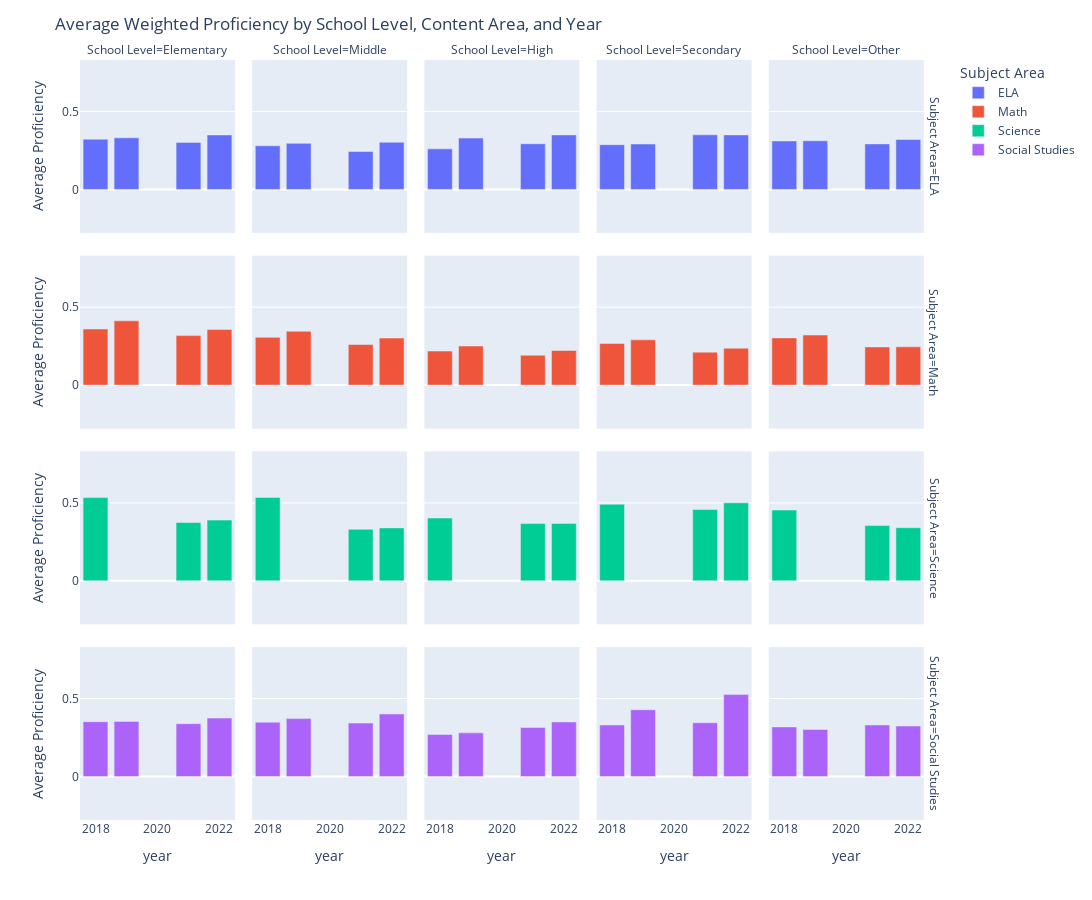

The notebook cell saved with this chart:
### Code cell
# Calculate average proficiency per school level, content area, and year
average_proficiency = weighted_assessments.groupby(['school_lvl', 'subject_area', 'year'])['pct_met_exceeded'].mean().reset_index()

# Define subject_area
subject_area = weighted_assessments['subject_area'].unique().tolist()

# Reorder scool levels
school_lvl_order = ['Elementary', 'Middle', 'High', 'Secondary', 'Other']

# Create bar plot
fig = px.bar(average_proficiency, x='year', y='pct_met_exceeded', color='subject_area',
             facet_row='subject_area', facet_col='school_lvl',
             category_orders={'subject_area': subject_area, 'school_lvl': school_lvl_order},
             labels={'pct_met_exceeded': 'Average Proficiency',
                     'school_lvl': 'School Level',
                     'subject_area': 'Subject Area'})

# Update layout
fig.update_layout(
    title='Average Weighted Proficiency by School Level, Content Area, and Year',
   autosize=True,
    width=1200,
    height=900,
)

# Update the graph size to 50% Larger
fig.update_layout(
    autosize=True,
    width=1200,
    height=900,
)

# Show the figure
fig.show()

### Figure 1 — Plotly figure (JSON) as saved in the notebook; plotly's stock layout.template omitted (floating-point values rounded to 4 significant figures)
{"data": [{"alignmentgroup": "True", "hovertemplate": "Subject Area=ELA<br>School Level=Elementary<br>year=%{x}<br>Average Proficiency=%{y}<extra></extra>", "legendgroup": "ELA", "marker": {"color": "#636efa", "pattern": {"shape": ""}}, "name": "ELA", "offsetgroup": "ELA", "orientation": "v", "showlegend": true, "textposition": "auto", "type": "bar", "x": [2018, 2019, 2021, 2022, "intra", "lvpp", "pre-post"], "xaxis": "x16", "y": [0.3221, 0.3308, 0.3016, 0.3494, 0.05133, -0.02861, 0.3827], "yaxis": "y16"}, {"alignmentgroup": "True", "hovertemplate": "Subject Area=ELA<br>School Level=Middle<br>year=%{x}<br>Average Proficiency=%{y}<extra></extra>", "legendgroup": "ELA", "marker": {"color": "#636efa", "pattern": {"shape": ""}}, "name": "ELA", "offsetgroup": "ELA", "orientation": "v", "showlegend": false, "textposition": "auto", "type": "bar", "x": [2018, 2019, 2021, 2022, "intra", "lvpp", "pre-post"], "xaxis": "x17", "y": [0.2797, 0.2955, 0.2431, 0.3022, 0.06928, -0.06201, 0.3681], "yaxis": "y17"}, {"alignmentgroup": "True", "hovertemplate": "Subject Area=ELA<br>School Level=High<br>year=%{x}<br>Average Proficiency=%{y}<extra></extra>", "legendgroup": "ELA", "marker": {"color": "#636efa", "pattern": {"shape": ""}}, "name": "ELA", "offsetgroup": "ELA", "orientation": "v", "showlegend": false, "textposition": "auto", "type": "bar", "x": [2018, 2019, 2021, 2022, "intra", "lvpp", "pre-post"], "xaxis": "x18", "y": [0.2602, 0.3291, 0.2928, 0.3496, 0.06677, -0.03304, 0.4061], "yaxis": "y18"}, {"alignmentgroup": "True", "hovertemplate": "Subject Area=ELA<br>School Level=Secondary<br>year=%{x}<br>Average Proficiency=%{y}<extra></extra>", "legendgroup": "ELA", "marker": {"color": "#636efa", "pattern": {"shape": ""}}, "name": "ELA", "offsetgroup": "ELA", "orientation": "v", "showlegend": false, "textposition": "auto", "type": "bar", "x": [2018, 2019, 2021, 2022, "intra", "lvpp", "pre-post"], "xaxis": "x19", "y": [0.2869, 0.2913, 0.3502, 0.3495, 0.02271, 0.006958, 0.3694], "yaxis": "y19"}, {"alignmentgroup": "True", "hovertemplate": "Subject Area=ELA<br>School Level=Other<br>year=%{x}<br>Average Proficiency=%{y}<extra></extra>", "legendgroup": "ELA", "marker": {"color": "#636efa", "pattern": {"shape": ""}}, "name": "ELA", "offsetgroup": "ELA", "orientation": "v", "showlegend": false, "textposition": "auto", "type": "bar", "x": [2018, 2019, 2021, 2022, "intra", "lvpp", "pre-post"], "xaxis": "x20", "y": [0.3109, 0.3119, 0.2919, 0.3201, 0.04679, -0.02075, 0.4023], "yaxis": "y20"}, {"alignmentgroup": "True", "hovertemplate": "Subject Area=Math<br>School Level=Elementary<br>year=%{x}<br>Average Proficiency=%{y}<extra></extra>", "legendgroup": "Math", "marker": {"color": "#EF553B", "pattern": {"shape": ""}}, "name": "Math", "offsetgroup": "Math", "orientation": "v", "showlegend": true, "textposition": "auto", "type": "bar", "x": [2018, 2019, 2021, 2022, "intra", "lvpp", "pre-post"], "xaxis": "x11", "y": [0.36, 0.4122, 0.3177, 0.3563, 0.04217, -0.1015, 0.4614], "yaxis": "y11"}, {"alignmentgroup": "True", "hovertemplate": "Subject Area=Math<br>School Level=Middle<br>year=%{x}<br>Average Proficiency=%{y}<extra></extra>", "legendgroup": "Math", "marker": {"color": "#EF553B", "pattern": {"shape": ""}}, "name": "Math", "offsetgroup": "Math", "orientation": "v", "showlegend": false, "textposition": "auto", "type": "bar", "x": [2018, 2019, 2021, 2022, "intra", "lvpp", "pre-post"], "xaxis": "x12", "y": [0.3063, 0.3447, 0.2602, 0.3016, 0.05592, -0.1065, 0.4156], "yaxis": "y12"}, {"alignmentgroup": "True", "hovertemplate": "Subject Area=Math<br>School Level=High<br>year=%{x}<br>Average Proficiency=%{y}<extra></extra>", "legendgroup": "Math", "marker": {"color": "#EF553B", "pattern": {"shape": ""}}, "name": "Math", "offsetgroup": "Math", "orientation": "v", "showlegend": false, "textposition": "auto", "type": "bar", "x": [2018, 2019, 2021, 2022, "intra", "lvpp", "pre-post"], "xaxis": "x13", "y": [0.2182, 0.2508, 0.1917, 0.2221, 0.03635, -0.07363, 0.3224], "yaxis": "y13"}, {"alignmentgroup": "True", "hovertemplate": "Subject Area=Math<br>School Level=Secondary<br>year=%{x}<br>Average Proficiency=%{y}<extra></extra>", "legendgroup": "Math", "marker": {"color": "#EF553B", "pattern": {"shape": ""}}, "name": "Math", "offsetgroup": "Math", "orientation": "v", "showlegend": false, "textposition": "auto", "type": "bar", "x": [2018, 2019, 2021, 2022, "intra", "lvpp", "pre-post"], "xaxis": "x14", "y": [0.2665, 0.2906, 0.2115, 0.2368, 0.002371, -0.1727, 0.3356], "yaxis": "y14"}, {"alignmentgroup": "True", "hovertemplate": "Subject Area=Math<br>School Level=Other<br>year=%{x}<br>Average Proficiency=%{y}<extra></extra>", "legendgroup": "Math", "marker": {"color": "#EF553B", "pattern": {"shape": ""}}, "name": "Math", "offsetgroup": "Math", "orientation": "v", "showlegend": false, "textposition": "auto", "type": "bar", "x": [2018, 2019, 2021, 2022, "intra", "lvpp", "pre-post"], "xaxis": "x15", "y": [0.3028, 0.3213, 0.245, 0.2457, 0.03069, -0.04888, 0.3689], "yaxis": "y15"}, {"alignmentgroup": "True", "hovertemplate": "Subject Area=Science<br>School Level=Elementary<br>year=%{x}<br>Average Proficiency=%{y}<extra></extra>", "legendgroup": "Science", "marker": {"color": "#00cc96", "pattern": {"shape": ""}}, "name": "Science", "offsetgroup": "Science", "orientation": "v", "showlegend": true, "textposition": "auto", "type": "bar", "x": [2018, 2021, 2022, "intra", "lvpp", "pre-post"], "xaxis": "x6", "y": [0.5337, 0.3741, 0.3895, 0.018, -0.1648, 0.5462], "yaxis": "y6"}, {"alignmentgroup": "True", "hovertemplate": "Subject Area=Science<br>School Level=Middle<br>year=%{x}<br>Average Proficiency=%{y}<extra></extra>", "legendgroup": "Science", "marker": {"color": "#00cc96", "pattern": {"shape": ""}}, "name": "Science", "offsetgroup": "Science", "orientation": "v", "showlegend": false, "textposition": "auto", "type": "bar", "x": [2018, 2021, 2022, "intra", "lvpp", "pre-post"], "xaxis": "x7", "y": [0.5345, 0.3309, 0.3395, 0.01066, -0.2236, 0.5516], "yaxis": "y7"}, {"alignmentgroup": "True", "hovertemplate": "Subject Area=Science<br>School Level=High<br>year=%{x}<br>Average Proficiency=%{y}<extra></extra>", "legendgroup": "Science", "marker": {"color": "#00cc96", "pattern": {"shape": ""}}, "name": "Science", "offsetgroup": "Science", "orientation": "v", "showlegend": false, "textposition": "auto", "type": "bar", "x": [2018, 2021, 2022, "intra", "lvpp", "pre-post"], "xaxis": "x8", "y": [0.4027, 0.3673, 0.3675, 0.005641, -0.04285, 0.4189], "yaxis": "y8"}, {"alignmentgroup": "True", "hovertemplate": "Subject Area=Science<br>School Level=Secondary<br>year=%{x}<br>Average Proficiency=%{y}<extra></extra>", "legendgroup": "Science", "marker": {"color": "#00cc96", "pattern": {"shape": ""}}, "name": "Science", "offsetgroup": "Science", "orientation": "v", "showlegend": false, "textposition": "auto", "type": "bar", "x": [2018, 2021, 2022, "intra", "lvpp", "pre-post"], "xaxis": "x9", "y": [0.4911, 0.4573, 0.5002, -0.04094, -0.09884, 0.6132], "yaxis": "y9"}, {"alignmentgroup": "True", "hovertemplate": "Subject Area=Science<br>School Level=Other<br>year=%{x}<br>Average Proficiency=%{y}<extra></extra>", "legendgroup": "Science", "marker": {"color": "#00cc96", "pattern": {"shape": ""}}, "name": "Science", "offsetgroup": "Science", "orientation": "v", "showlegend": false, "textposition": "auto", "type": "bar", "x": [2018, 2021, 2022, "intra", "lvpp", "pre-post"], "xaxis": "x10", "y": [0.4538, 0.3544, 0.3406, -0.007274, -0.09165, 0.479], "yaxis": "y10"}, {"alignmentgroup": "True", "hovertemplate": "Subject Area=Social Studies<br>School Level=Elementary<br>year=%{x}<br>Average Proficiency=%{y}<extra></extra>", "legendgroup": "Social Studies", "marker": {"color": "#ab63fa", "pattern": {"shape": ""}}, "name": "Social Studies", "offsetgroup": "Social Studies", "orientation": "v", "showlegend": true, "textposition": "auto", "type": "bar", "x": [2018, 2019, 2021, 2022, "intra", "lvpp", "pre-post"], "xaxis": "x", "y": [0.3515, 0.3535, 0.3388, 0.3748, 0.04754, -0.01139, 0.4012], "yaxis": "y"}, {"alignmentgroup": "True", "hovertemplate": "Subject Area=Social Studies<br>School Level=Middle<br>year=%{x}<br>Average Proficiency=%{y}<extra></extra>", "legendgroup": "Social Studies", "marker": {"color": "#ab63fa", "pattern": {"shape": ""}}, "name": "Social Studies", "offsetgroup": "Social Studies", "orientation": "v", "showlegend": false, "textposition": "auto", "type": "bar", "x": [2018, 2019, 2021, 2022, "intra", "lvpp", "pre-post"], "xaxis": "x2", "y": [0.3485, 0.3713, 0.3426, 0.401, 0.06444, -0.03406, 0.4322], "yaxis": "y2"}, {"alignmentgroup": "True", "hovertemplate": "Subject Area=Social Studies<br>School Level=High<br>year=%{x}<br>Average Proficiency=%{y}<extra></extra>", "legendgroup": "Social Studies", "marker": {"color": "#ab63fa", "pattern": {"shape": ""}}, "name": "Social Studies", "offsetgroup": "Social Studies", "orientation": "v", "showlegend": false, "textposition": "auto", "type": "bar", "x": [2018, 2019, 2021, 2022, "intra", "lvpp", "pre-post"], "xaxis": "x3", "y": [0.2698, 0.2799, 0.3147, 0.35, 0.05189, 0.02102, 0.3667], "yaxis": "y3"}, {"alignmentgroup": "True", "hovertemplate": "Subject Area=Social Studies<br>School Level=Secondary<br>year=%{x}<br>Average Proficiency=%{y}<extra></extra>", "legendgroup": "Social Studies", "marker": {"color": "#ab63fa", "pattern": {"shape": ""}}, "name": "Social Studies", "offsetgroup": "Social Studies", "orientation": "v", "showlegend": false, "textposition": "auto", "type": "bar", "x": [2018, 2019, 2021, 2022, "intra", "lvpp", "pre-post"], "xaxis": "x4", "y": [0.3303, 0.4282, 0.345, 0.5255, 0.07943, -0.136, 0.6952], "yaxis": "y4"}, {"alignmentgroup": "True", "hovertemplate": "Subject Area=Social Studies<br>School Level=Other<br>year=%{x}<br>Average Proficiency=%{y}<extra></extra>", "legendgroup": "Social Studies", "marker": {"color": "#ab63fa", "pattern": {"shape": ""}}, "name": "Social Studies", "offsetgroup": "Social Studies", "orientation": "v", "showlegend": false, "textposition": "auto", "type": "bar", "x": [2018, 2019, 2021, 2022, "intra", "lvpp", "pre-post"], "xaxis": "x5", "y": [0.3179, 0.302, 0.3307, 0.3236, 0.0133, 0.06341, 0.2998], "yaxis": "y5"}], "layout": {"annotations": [{"font": {}, "showarrow": false, "text": "School Level=Elementary", "x": 0.09, "xanchor": "center", "xref": "paper", "y": 1, "yanchor": "bottom", "yref": "paper"}, {"font": {}, "showarrow": false, "text": "School Level=Middle", "x": 0.29, "xanchor": "center", "xref": "paper", "y": 1, "yanchor": "bottom", "yref": "paper"}, {"font": {}, "showarrow": false, "text": "School Level=High", "x": 0.49, "xanchor": "center", "xref": "paper", "y": 1, "yanchor": "bottom", "yref": "paper"}, {"font": {}, "showarrow": false, "text": "School Level=Secondary", "x": 0.69, "xanchor": "center", "xref": "paper", "y": 1, "yanchor": "bottom", "yref": "paper"}, {"font": {}, "showarrow": false, "text": "School Level=Other", "x": 0.89, "xanchor": "center", "xref": "paper", "y": 1, "yanchor": "bottom", "yref": "paper"}, {"font": {}, "showarrow": false, "text": "Subject Area=Social Studies", "textangle": 90, "x": 0.98, "xanchor": "left", "xref": "paper", "y": 0.1138, "yanchor": "middle", "yref": "paper"}, {"font": {}, "showarrow": false, "text": "Subject Area=Science", "textangle": 90, "x": 0.98, "xanchor": "left", "xref": "paper", "y": 0.3712, "yanchor": "middle", "yref": "paper"}, {"font": {}, "showarrow": false, "text": "Subject Area=Math", "textangle": 90, "x": 0.98, "xanchor": "left", "xref": "paper", "y": 0.6288, "yanchor": "middle", "yref": "paper"}, {"font": {}, "showarrow": false, "text": "Subject Area=ELA", "textangle": 90, "x": 0.98, "xanchor": "left", "xref": "paper", "y": 0.8862, "yanchor": "middle", "yref": "paper"}], "autosize": true, "barmode": "relative", "height": 900, "legend": {"title": {"text": "Subject Area"}, "tracegroupgap": 0}, "margin": {"t": 60}, "title": {"text": "Average Weighted Proficiency by School Level, Content Area, and Year"}, "width": 1200, "xaxis": {"anchor": "y", "domain": [0, 0.18], "title": {"text": "year"}}, "xaxis10": {"anchor": "y10", "domain": [0.8, 0.98], "matches": "x", "showticklabels": false}, "xaxis11": {"anchor": "y11", "domain": [0, 0.18], "matches": "x", "showticklabels": false}, "xaxis12": {"anchor": "y12", "domain": [0.2, 0.38], "matches": "x", "showticklabels": false}, "xaxis13": {"anchor": "y13", "domain": [0.4, 0.58], "matches": "x", "showticklabels": false}, "xaxis14": {"anchor": "y14", "domain": [0.6, 0.78], "matches": "x", "showticklabels": false}, "xaxis15": {"anchor": "y15", "domain": [0.8, 0.98], "matches": "x", "showticklabels": false}, "xaxis16": {"anchor": "y16", "domain": [0, 0.18], "matches": "x", "showticklabels": false}, "xaxis17": {"anchor": "y17", "domain": [0.2, 0.38], "matches": "x", "showticklabels": false}, "xaxis18": {"anchor": "y18", "domain": [0.4, 0.58], "matches": "x", "showticklabels": false}, "xaxis19": {"anchor": "y19", "domain": [0.6, 0.78], "matches": "x", "showticklabels": false}, "xaxis2": {"anchor": "y2", "domain": [0.2, 0.38], "matches": "x", "title": {"text": "year"}}, "xaxis20": {"anchor": "y20", "domain": [0.8, 0.98], "matches": "x", "showticklabels": false}, "xaxis3": {"anchor": "y3", "domain": [0.4, 0.58], "matches": "x", "title": {"text": "year"}}, "xaxis4": {"anchor": "y4", "domain": [0.6, 0.78], "matches": "x", "title": {"text": "year"}}, "xaxis5": {"anchor": "y5", "domain": [0.8, 0.98], "matches": "x", "title": {"text": "year"}}, "xaxis6": {"anchor": "y6", "domain": [0, 0.18], "matches": "x", "showticklabels": false}, "xaxis7": {"anchor": "y7", "domain": [0.2, 0.38], "matches": "x", "showticklabels": false}, "xaxis8": {"anchor": "y8", "domain": [0.4, 0.58], "matches": "x", "showticklabels": false}, "xaxis9": {"anchor": "y9", "domain": [0.6, 0.78], "matches": "x", "showticklabels": false}, "yaxis": {"anchor": "x", "domain": [0, 0.2275], "title": {"text": "Average Proficiency"}}, "yaxis10": {"anchor": "x10", "domain": [0.2575, 0.485], "matches": "y", "showticklabels": false}, "yaxis11": {"anchor": "x11", "domain": [0.515, 0.7425], "matches": "y", "title": {"text": "Average Proficiency"}}, "yaxis12": {"anchor": "x12", "domain": [0.515, 0.7425], "matches": "y", "showticklabels": false}, "yaxis13": {"anchor": "x13", "domain": [0.515, 0.7425], "matches": "y", "showticklabels": false}, "yaxis14": {"anchor": "x14", "domain": [0.515, 0.7425], "matches": "y", "showticklabels": false}, "yaxis15": {"anchor": "x15", "domain": [0.515, 0.7425], "matches": "y", "showticklabels": false}, "yaxis16": {"anchor": "x16", "domain": [0.7725, 1], "matches": "y", "title": {"text": "Average Proficiency"}}, "yaxis17": {"anchor": "x17", "domain": [0.7725, 1], "matches": "y", "showticklabels": false}, "yaxis18": {"anchor": "x18", "domain": [0.7725, 1], "matches": "y", "showticklabels": false}, "yaxis19": {"anchor": "x19", "domain": [0.7725, 1], "matches": "y", "showticklabels": false}, "yaxis2": {"anchor": "x2", "domain": [0, 0.2275], "matches": "y", "showticklabels": false}, "yaxis20": {"anchor": "x20", "domain": [0.7725, 1], "matches": "y", "showticklabels": false}, "yaxis3": {"anchor": "x3", "domain": [0, 0.2275], "matches": "y", "showticklabels": false}, "yaxis4": {"anchor": "x4", "domain": [0, 0.2275], "matches": "y", "showticklabels": false}, "yaxis5": {"anchor": "x5", "domain": [0, 0.2275], "matches": "y", "showticklabels": false}, "yaxis6": {"anchor": "x6", "domain": [0.2575, 0.485], "matches": "y", "title": {"text": "Average Proficiency"}}, "yaxis7": {"anchor": "x7", "domain": [0.2575, 0.485], "matches": "y", "showticklabels": false}, "yaxis8": {"anchor": "x8", "domain": [0.2575, 0.485], "matches": "y", "showticklabels": false}, "yaxis9": {"anchor": "x9", "domain": [0.2575, 0.485], "matches": "y", "showticklabels": false}}}
